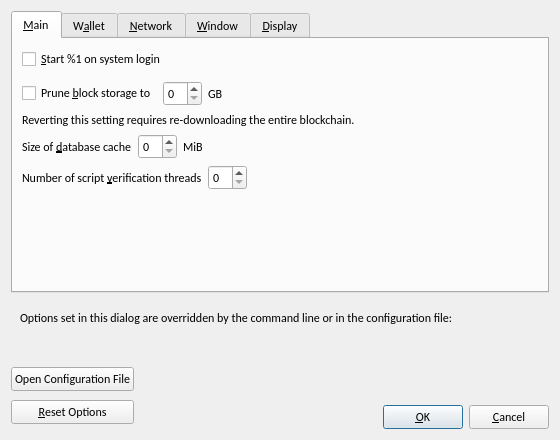
<?xml version="1.0" encoding="UTF-8"?>
<ui version="4.0">
 <class>OptionsDialog</class>
 <widget class="QDialog" name="OptionsDialog">
  <property name="geometry">
   <rect>
    <x>0</x>
    <y>0</y>
    <width>560</width>
    <height>440</height>
   </rect>
  </property>
  <property name="font">
   <font>
    <family>Calibri</family>
   </font>
  </property>
  <property name="windowTitle">
   <string>Options</string>
  </property>
  <property name="modal">
   <bool>true</bool>
  </property>
  <layout class="QVBoxLayout" name="verticalLayout">
   <item>
    <widget class="QTabWidget" name="tabWidget">
     <property name="currentIndex">
      <number>0</number>
     </property>
     <widget class="QWidget" name="tabMain">
      <attribute name="title">
       <string>&amp;Main</string>
      </attribute>
      <layout class="QVBoxLayout" name="verticalLayout_Main">
       <item>
        <widget class="QCheckBox" name="bitcoinAtStartup">
         <property name="toolTip">
          <string>Automatically start %1 after logging in to the system.</string>
         </property>
         <property name="text">
          <string>&amp;Start %1 on system login</string>
         </property>
        </widget>
       </item>
       <item>
        <spacer name="horizontalSpacer_0_Main">
         <property name="orientation">
          <enum>Qt::Horizontal</enum>
         </property>
         <property name="sizeHint" stdset="0">
          <size>
           <width>40</width>
           <height>5</height>
          </size>
         </property>
        </spacer>
       </item>
       <item>
        <layout class="QHBoxLayout" name="horizontalLayout_Main_Prune">
         <item>
          <widget class="QCheckBox" name="prune">
           <property name="toolTip">
            <string>Disables some advanced features but all blocks will still be fully validated. Reverting this setting requires re-downloading the entire blockchain. Actual disk usage may be somewhat higher.</string>
           </property>
           <property name="text">
            <string>Prune &amp;block storage to</string>
           </property>
          </widget>
         </item>
         <item>
          <widget class="QSpinBox" name="pruneSize"/>
         </item>
         <item>
          <widget class="QLabel" name="pruneSizeUnitLabel">
           <property name="text">
            <string>GB</string>
           </property>
           <property name="textFormat">
            <enum>Qt::PlainText</enum>
           </property>
          </widget>
         </item>
         <item>
          <spacer name="horizontalSpacer_Main_Prune">
           <property name="orientation">
            <enum>Qt::Horizontal</enum>
           </property>
           <property name="sizeHint" stdset="0">
            <size>
             <width>40</width>
             <height>20</height>
            </size>
           </property>
          </spacer>
         </item>
        </layout>
       </item>
       <item>
        <widget class="QLabel" name="pruneWarning">
         <property name="text">
          <string>Reverting this setting requires re-downloading the entire blockchain.</string>
         </property>
         <property name="textFormat">
          <enum>Qt::PlainText</enum>
         </property>
        </widget>
       </item>
       <item>
        <layout class="QHBoxLayout" name="horizontalLayout_2_Main">
         <item>
          <widget class="QLabel" name="databaseCacheLabel">
           <property name="text">
            <string>Size of &amp;database cache</string>
           </property>
           <property name="textFormat">
            <enum>Qt::PlainText</enum>
           </property>
           <property name="buddy">
            <cstring>databaseCache</cstring>
           </property>
          </widget>
         </item>
         <item>
          <widget class="QSpinBox" name="databaseCache"/>
         </item>
         <item>
          <widget class="QLabel" name="databaseCacheUnitLabel">
           <property name="text">
            <string>MiB</string>
           </property>
           <property name="textFormat">
            <enum>Qt::PlainText</enum>
           </property>
          </widget>
         </item>
         <item>
          <spacer name="horizontalSpacer_2_Main">
           <property name="orientation">
            <enum>Qt::Horizontal</enum>
           </property>
           <property name="sizeHint" stdset="0">
            <size>
             <width>40</width>
             <height>20</height>
            </size>
           </property>
          </spacer>
         </item>
        </layout>
       </item>
       <item>
        <layout class="QHBoxLayout" name="horizontalLayout_Main_VerifyLabel">
         <item>
          <widget class="QLabel" name="threadsScriptVerifLabel">
           <property name="text">
            <string>Number of script &amp;verification threads</string>
           </property>
           <property name="textFormat">
            <enum>Qt::PlainText</enum>
           </property>
           <property name="buddy">
            <cstring>threadsScriptVerif</cstring>
           </property>
          </widget>
         </item>
         <item>
          <widget class="QSpinBox" name="threadsScriptVerif">
           <property name="toolTip">
            <string>(0 = auto, &lt;0 = leave that many cores free)</string>
           </property>
          </widget>
         </item>
         <item>
          <spacer name="horizontalSpacer_Main_Threads">
           <property name="orientation">
            <enum>Qt::Horizontal</enum>
           </property>
           <property name="sizeHint" stdset="0">
            <size>
             <width>40</width>
             <height>20</height>
            </size>
           </property>
          </spacer>
         </item>
        </layout>
       </item>
       <item>
        <spacer name="verticalSpacer_Main">
         <property name="orientation">
          <enum>Qt::Vertical</enum>
         </property>
         <property name="sizeHint" stdset="0">
          <size>
           <width>20</width>
           <height>40</height>
          </size>
         </property>
        </spacer>
       </item>
      </layout>
     </widget>
     <widget class="QWidget" name="tabWallet">
      <attribute name="title">
       <string>W&amp;allet</string>
      </attribute>
      <layout class="QVBoxLayout" name="verticalLayout_Wallet">
       <item>
        <widget class="QGroupBox" name="groupBox">
         <property name="title">
          <string>Expert</string>
         </property>
         <layout class="QVBoxLayout" name="verticalLayout_2">
          <item>
           <widget class="QCheckBox" name="coinControlFeatures">
            <property name="toolTip">
             <string>Whether to show coin control features or not.</string>
            </property>
            <property name="text">
             <string>Enable coin &amp;control features</string>
            </property>
           </widget>
          </item>
          <item>
           <widget class="QCheckBox" name="spendZeroConfChange">
            <property name="toolTip">
             <string>If you disable the spending of unconfirmed change, the change from a transaction cannot be used until that transaction has at least one confirmation. This also affects how your balance is computed.</string>
            </property>
            <property name="text">
             <string>&amp;Spend unconfirmed change</string>
            </property>
           </widget>
          </item>
         </layout>
        </widget>
       </item>
       <item>
        <spacer name="verticalSpacer_Wallet">
         <property name="orientation">
          <enum>Qt::Vertical</enum>
         </property>
         <property name="sizeHint" stdset="0">
          <size>
           <width>20</width>
           <height>40</height>
          </size>
         </property>
        </spacer>
       </item>
      </layout>
     </widget>
     <widget class="QWidget" name="tabNetwork">
      <attribute name="title">
       <string>&amp;Network</string>
      </attribute>
      <layout class="QVBoxLayout" name="verticalLayout_Network">
       <item>
        <widget class="QCheckBox" name="mapPortUpnp">
         <property name="toolTip">
          <string>Automatically open the Bilcoin client port on the router. This only works when your router supports UPnP and it is enabled.</string>
         </property>
         <property name="text">
          <string>Map port using &amp;UPnP</string>
         </property>
        </widget>
       </item>
       <item>
        <widget class="QCheckBox" name="allowIncoming">
         <property name="toolTip">
          <string>Accept connections from outside.</string>
         </property>
         <property name="text">
          <string>Allow incomin&amp;g connections</string>
         </property>
        </widget>
       </item>
       <item>
        <widget class="QCheckBox" name="connectSocks">
         <property name="toolTip">
          <string>Connect to the Bilcoin network through a SOCKS5 proxy.</string>
         </property>
         <property name="text">
          <string>&amp;Connect through SOCKS5 proxy (default proxy):</string>
         </property>
        </widget>
       </item>
       <item>
        <layout class="QHBoxLayout" name="horizontalLayout_1_Network">
         <item>
          <widget class="QLabel" name="proxyIpLabel">
           <property name="text">
            <string>Proxy &amp;IP:</string>
           </property>
           <property name="textFormat">
            <enum>Qt::PlainText</enum>
           </property>
           <property name="buddy">
            <cstring>proxyIp</cstring>
           </property>
          </widget>
         </item>
         <item>
          <widget class="QValidatedLineEdit" name="proxyIp">
           <property name="minimumSize">
            <size>
             <width>140</width>
             <height>0</height>
            </size>
           </property>
           <property name="maximumSize">
            <size>
             <width>140</width>
             <height>16777215</height>
            </size>
           </property>
           <property name="toolTip">
            <string>IP address of the proxy (e.g. IPv4: 127.0.0.1 / IPv6: ::1)</string>
           </property>
          </widget>
         </item>
         <item>
          <widget class="QLabel" name="proxyPortLabel">
           <property name="text">
            <string>&amp;Port:</string>
           </property>
           <property name="textFormat">
            <enum>Qt::PlainText</enum>
           </property>
           <property name="buddy">
            <cstring>proxyPort</cstring>
           </property>
          </widget>
         </item>
         <item>
          <widget class="QLineEdit" name="proxyPort">
           <property name="minimumSize">
            <size>
             <width>55</width>
             <height>0</height>
            </size>
           </property>
           <property name="maximumSize">
            <size>
             <width>55</width>
             <height>16777215</height>
            </size>
           </property>
           <property name="toolTip">
            <string>Port of the proxy (e.g. 9050)</string>
           </property>
          </widget>
         </item>
         <item>
          <spacer name="horizontalSpacer_1_Network">
           <property name="orientation">
            <enum>Qt::Horizontal</enum>
           </property>
           <property name="sizeHint" stdset="0">
            <size>
             <width>40</width>
             <height>20</height>
            </size>
           </property>
          </spacer>
         </item>
        </layout>
       </item>
       <item>
        <layout class="QHBoxLayout" name="horizontalLayout_2_Network">
         <item>
          <widget class="QLabel" name="proxyActiveNets">
           <property name="text">
            <string>Used for reaching peers via:</string>
           </property>
           <property name="textFormat">
            <enum>Qt::PlainText</enum>
           </property>
          </widget>
         </item>
         <item>
          <widget class="QCheckBox" name="proxyReachIPv4">
           <property name="enabled">
            <bool>false</bool>
           </property>
           <property name="toolTip">
            <string>Shows if the supplied default SOCKS5 proxy is used to reach peers via this network type.</string>
           </property>
           <property name="text">
            <string/>
           </property>
          </widget>
         </item>
         <item>
          <widget class="QLabel" name="proxyReachIPv4Label">
           <property name="text">
            <string>IPv4</string>
           </property>
           <property name="textFormat">
            <enum>Qt::PlainText</enum>
           </property>
          </widget>
         </item>
         <item>
          <widget class="QCheckBox" name="proxyReachIPv6">
           <property name="enabled">
            <bool>false</bool>
           </property>
           <property name="toolTip">
            <string>Shows if the supplied default SOCKS5 proxy is used to reach peers via this network type.</string>
           </property>
           <property name="text">
            <string/>
           </property>
          </widget>
         </item>
         <item>
          <widget class="QLabel" name="proxyReachIPv6Label">
           <property name="text">
            <string>IPv6</string>
           </property>
           <property name="textFormat">
            <enum>Qt::PlainText</enum>
           </property>
          </widget>
         </item>
         <item>
          <widget class="QCheckBox" name="proxyReachTor">
           <property name="enabled">
            <bool>false</bool>
           </property>
           <property name="toolTip">
            <string>Shows if the supplied default SOCKS5 proxy is used to reach peers via this network type.</string>
           </property>
           <property name="text">
            <string/>
           </property>
          </widget>
         </item>
         <item>
          <widget class="QLabel" name="proxyReachTorLabel">
           <property name="text">
            <string>Tor</string>
           </property>
           <property name="textFormat">
            <enum>Qt::PlainText</enum>
           </property>
          </widget>
         </item>
         <item>
          <spacer name="horizontalSpacer_2_Network">
           <property name="orientation">
            <enum>Qt::Horizontal</enum>
           </property>
           <property name="sizeHint" stdset="0">
            <size>
             <width>40</width>
             <height>20</height>
            </size>
           </property>
          </spacer>
         </item>
        </layout>
       </item>
       <item>
        <widget class="QCheckBox" name="connectSocksTor">
         <property name="toolTip">
          <string>Connect to the Bilcoin network through a separate SOCKS5 proxy for Tor hidden services.</string>
         </property>
         <property name="text">
          <string>Use separate SOCKS&amp;5 proxy to reach peers via Tor hidden services:</string>
         </property>
        </widget>
       </item>
       <item>
        <layout class="QHBoxLayout" name="horizontalLayout_3_Network">
         <item>
          <widget class="QLabel" name="proxyIpTorLabel">
           <property name="text">
            <string>Proxy &amp;IP:</string>
           </property>
           <property name="textFormat">
            <enum>Qt::PlainText</enum>
           </property>
           <property name="buddy">
            <cstring>proxyIpTor</cstring>
           </property>
          </widget>
         </item>
         <item>
          <widget class="QValidatedLineEdit" name="proxyIpTor">
           <property name="minimumSize">
            <size>
             <width>140</width>
             <height>0</height>
            </size>
           </property>
           <property name="maximumSize">
            <size>
             <width>140</width>
             <height>16777215</height>
            </size>
           </property>
           <property name="toolTip">
            <string>IP address of the proxy (e.g. IPv4: 127.0.0.1 / IPv6: ::1)</string>
           </property>
          </widget>
         </item>
         <item>
          <widget class="QLabel" name="proxyPortTorLabel">
           <property name="text">
            <string>&amp;Port:</string>
           </property>
           <property name="textFormat">
            <enum>Qt::PlainText</enum>
           </property>
           <property name="buddy">
            <cstring>proxyPortTor</cstring>
           </property>
          </widget>
         </item>
         <item>
          <widget class="QLineEdit" name="proxyPortTor">
           <property name="minimumSize">
            <size>
             <width>55</width>
             <height>0</height>
            </size>
           </property>
           <property name="maximumSize">
            <size>
             <width>55</width>
             <height>16777215</height>
            </size>
           </property>
           <property name="toolTip">
            <string>Port of the proxy (e.g. 9050)</string>
           </property>
          </widget>
         </item>
         <item>
          <spacer name="horizontalSpacer_4_Network">
           <property name="orientation">
            <enum>Qt::Horizontal</enum>
           </property>
           <property name="sizeHint" stdset="0">
            <size>
             <width>40</width>
             <height>20</height>
            </size>
           </property>
          </spacer>
         </item>
        </layout>
       </item>
       <item>
        <spacer name="verticalSpacer_Network">
         <property name="orientation">
          <enum>Qt::Vertical</enum>
         </property>
         <property name="sizeHint" stdset="0">
          <size>
           <width>20</width>
           <height>40</height>
          </size>
         </property>
        </spacer>
       </item>
      </layout>
     </widget>
     <widget class="QWidget" name="tabWindow">
      <attribute name="title">
       <string>&amp;Window</string>
      </attribute>
      <layout class="QVBoxLayout" name="verticalLayout_Window">
       <item>
        <widget class="QCheckBox" name="hideTrayIcon">
         <property name="toolTip">
          <string>Hide the icon from the system tray.</string>
         </property>
         <property name="text">
          <string>&amp;Hide tray icon</string>
         </property>
        </widget>
       </item>
       <item>
        <widget class="QCheckBox" name="minimizeToTray">
         <property name="toolTip">
          <string>Show only a tray icon after minimizing the window.</string>
         </property>
         <property name="text">
          <string>&amp;Minimize to the tray instead of the taskbar</string>
         </property>
        </widget>
       </item>
       <item>
        <widget class="QCheckBox" name="minimizeOnClose">
         <property name="toolTip">
          <string>Minimize instead of exit the application when the window is closed. When this option is enabled, the application will be closed only after selecting Exit in the menu.</string>
         </property>
         <property name="text">
          <string>M&amp;inimize on close</string>
         </property>
        </widget>
       </item>
       <item>
        <spacer name="verticalSpacer_Window">
         <property name="orientation">
          <enum>Qt::Vertical</enum>
         </property>
         <property name="sizeHint" stdset="0">
          <size>
           <width>20</width>
           <height>40</height>
          </size>
         </property>
        </spacer>
       </item>
      </layout>
     </widget>
     <widget class="QWidget" name="tabDisplay">
      <attribute name="title">
       <string>&amp;Display</string>
      </attribute>
      <layout class="QVBoxLayout" name="verticalLayout_Display">
       <item>
        <layout class="QHBoxLayout" name="horizontalLayout_1_Display">
         <item>
          <widget class="QLabel" name="langLabel">
           <property name="text">
            <string>User Interface &amp;language:</string>
           </property>
           <property name="textFormat">
            <enum>Qt::PlainText</enum>
           </property>
           <property name="buddy">
            <cstring>lang</cstring>
           </property>
          </widget>
         </item>
         <item>
          <widget class="QValueComboBox" name="lang">
           <property name="toolTip">
            <string>The user interface language can be set here. This setting will take effect after restarting %1.</string>
           </property>
          </widget>
         </item>
        </layout>
       </item>
       <item>
        <layout class="QHBoxLayout" name="horizontalLayout_2_Display">
         <item>
          <widget class="QLabel" name="unitLabel">
           <property name="text">
            <string>&amp;Unit to show amounts in:</string>
           </property>
           <property name="textFormat">
            <enum>Qt::PlainText</enum>
           </property>
           <property name="buddy">
            <cstring>unit</cstring>
           </property>
          </widget>
         </item>
         <item>
          <widget class="QValueComboBox" name="unit">
           <property name="toolTip">
            <string>Choose the default subdivision unit to show in the interface and when sending coins.</string>
           </property>
          </widget>
         </item>
        </layout>
       </item>
       <item>
        <layout class="QHBoxLayout" name="horizontalLayout_5_Display">
         <item>
          <widget class="QLabel" name="digitsLabel">
           <property name="text">
            <string>Decimal digits</string>
           </property>
          </widget>
         </item>
         <item>
          <widget class="QValueComboBox" name="digits"/>
         </item>
        </layout>
       </item>
       <item>
        <layout class="QHBoxLayout" name="horizontalLayout_3_Display">
         <item>
          <widget class="QLabel" name="thirdPartyTxUrlsLabel">
           <property name="toolTip">
            <string>Third party URLs (e.g. a block explorer) that appear in the transactions tab as context menu items. %s in the URL is replaced by transaction hash. Multiple URLs are separated by vertical bar |.</string>
           </property>
           <property name="text">
            <string>&amp;Third party transaction URLs</string>
           </property>
           <property name="buddy">
            <cstring>thirdPartyTxUrls</cstring>
           </property>
          </widget>
         </item>
         <item>
          <widget class="QLineEdit" name="thirdPartyTxUrls">
           <property name="toolTip">
            <string>Third party URLs (e.g. a block explorer) that appear in the transactions tab as context menu items. %s in the URL is replaced by transaction hash. Multiple URLs are separated by vertical bar |.</string>
           </property>
          </widget>
         </item>
        </layout>
       </item>
       <item>
        <spacer name="verticalSpacer_Display">
         <property name="orientation">
          <enum>Qt::Vertical</enum>
         </property>
         <property name="sizeHint" stdset="0">
          <size>
           <width>20</width>
           <height>40</height>
          </size>
         </property>
        </spacer>
       </item>
      </layout>
     </widget>
    </widget>
   </item>
   <item>
    <widget class="QFrame" name="frame">
     <layout class="QVBoxLayout" name="verticalLayout_Bottom">
      <item>
       <layout class="QHBoxLayout" name="horizontalLayout_Bottom">
        <item>
         <widget class="QLabel" name="overriddenByCommandLineInfoLabel">
          <property name="text">
           <string>Options set in this dialog are overridden by the command line or in the configuration file:</string>
          </property>
          <property name="textFormat">
           <enum>Qt::PlainText</enum>
          </property>
         </widget>
        </item>
        <item>
         <spacer name="horizontalSpacer_Bottom">
          <property name="orientation">
           <enum>Qt::Horizontal</enum>
          </property>
          <property name="sizeHint" stdset="0">
           <size>
            <width>40</width>
            <height>20</height>
           </size>
          </property>
         </spacer>
        </item>
       </layout>
      </item>
      <item>
       <widget class="QLabel" name="overriddenByCommandLineLabel">
        <property name="text">
         <string/>
        </property>
        <property name="textFormat">
         <enum>Qt::PlainText</enum>
        </property>
        <property name="wordWrap">
         <bool>true</bool>
        </property>
       </widget>
      </item>
     </layout>
    </widget>
   </item>
   <item>
    <layout class="QHBoxLayout" name="horizontalLayout_Buttons">
     <item>
      <layout class="QVBoxLayout" name="verticalLayout_Buttons">
       <item>
        <widget class="QPushButton" name="openBitcoinConfButton">
         <property name="toolTip">
          <string>Open the %1 configuration file from the working directory.</string>
         </property>
         <property name="text">
          <string>Open Configuration File</string>
         </property>
         <property name="autoDefault">
          <bool>false</bool>
         </property>
        </widget>
       </item>
       <item>
        <widget class="QPushButton" name="resetButton">
         <property name="toolTip">
          <string>Reset all client options to default.</string>
         </property>
         <property name="text">
          <string>&amp;Reset Options</string>
         </property>
         <property name="autoDefault">
          <bool>false</bool>
         </property>
        </widget>
       </item>
      </layout>
     </item>
     <item>
      <spacer name="horizontalSpacer_1">
       <property name="orientation">
        <enum>Qt::Horizontal</enum>
       </property>
       <property name="sizeHint" stdset="0">
        <size>
         <width>40</width>
         <height>48</height>
        </size>
       </property>
      </spacer>
     </item>
     <item>
      <widget class="QLabel" name="statusLabel">
       <property name="minimumSize">
        <size>
         <width>200</width>
         <height>0</height>
        </size>
       </property>
       <property name="font">
        <font>
         <family>Calibri</family>
         <weight>75</weight>
         <bold>true</bold>
        </font>
       </property>
       <property name="text">
        <string/>
       </property>
       <property name="textFormat">
        <enum>Qt::PlainText</enum>
       </property>
       <property name="wordWrap">
        <bool>true</bool>
       </property>
      </widget>
     </item>
     <item>
      <spacer name="horizontalSpacer_2">
       <property name="orientation">
        <enum>Qt::Horizontal</enum>
       </property>
       <property name="sizeHint" stdset="0">
        <size>
         <width>40</width>
         <height>48</height>
        </size>
       </property>
      </spacer>
     </item>
     <item>
      <layout class="QVBoxLayout" name="verticalLayout_4">
       <item>
        <spacer name="verticalSpacer">
         <property name="orientation">
          <enum>Qt::Vertical</enum>
         </property>
         <property name="sizeHint" stdset="0">
          <size>
           <width>20</width>
           <height>40</height>
          </size>
         </property>
        </spacer>
       </item>
       <item>
        <layout class="QHBoxLayout" name="horizontalLayout">
         <item>
          <widget class="QPushButton" name="okButton">
           <property name="text">
            <string>&amp;OK</string>
           </property>
           <property name="autoDefault">
            <bool>false</bool>
           </property>
           <property name="default">
            <bool>true</bool>
           </property>
          </widget>
         </item>
         <item>
          <widget class="QPushButton" name="cancelButton">
           <property name="text">
            <string>&amp;Cancel</string>
           </property>
           <property name="autoDefault">
            <bool>false</bool>
           </property>
          </widget>
         </item>
        </layout>
       </item>
      </layout>
     </item>
    </layout>
   </item>
  </layout>
 </widget>
 <customwidgets>
  <customwidget>
   <class>QValidatedLineEdit</class>
   <extends>QLineEdit</extends>
   <header>qt/qvalidatedlineedit.h</header>
  </customwidget>
  <customwidget>
   <class>QValueComboBox</class>
   <extends>QComboBox</extends>
   <header>qt/qvaluecombobox.h</header>
  </customwidget>
 </customwidgets>
 <resources/>
 <connections/>
</ui>
